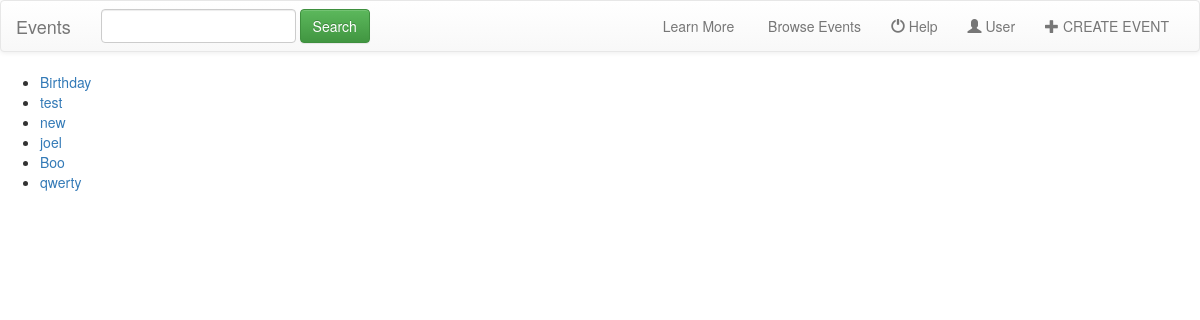
The app's page /, older data.
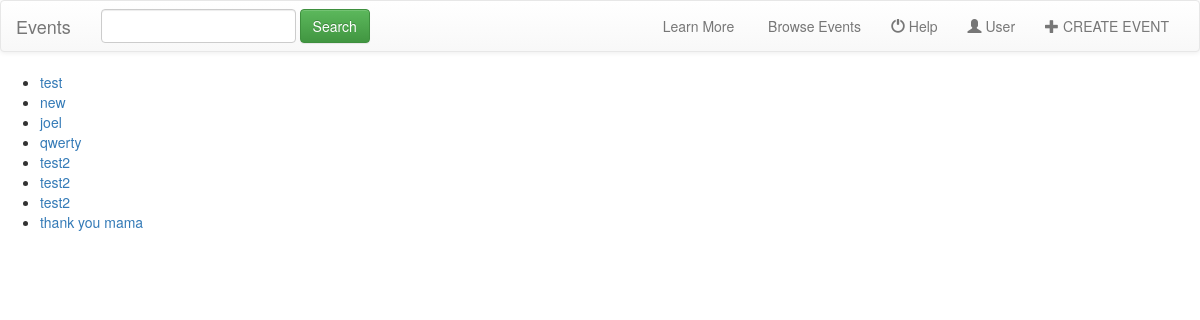
The same page, newer data.
### Event/models.py (models this page shows, shortened)
class Event(models.Model):
    Event_title = models.CharField(max_length=200)
    Location = models.CharField(max_length=100)
    time = models.CharField(max_length=40)
    Event_type = models.CharField(max_length=300)
    Event_topic = models.CharField(max_length=250)
    ticket_type = models.CharField(max_length=200, default=False)
    Event_image = models.FileField(null=False, blank=False)
    Event_detail = models.CharField(max_length=1000)
    Organizer_name = models.CharField(max_length=100,null=False)
    updated = models.DateTimeField(auto_now=True,auto_now_add=False)
    timestamp = models.DateTimeField(auto_now=False,auto_now_add=True)

### Event/views.py (the view)
# urls.py: url(r'^$', views.IndexView.as_view(), name='index'),
class IndexView(generic.ListView):
    template_name = 'Event/index.html'
    def get_queryset(self):
        return Event.objects.all()

### Event/templates/Event/index.html
{% extends 'Event/base.html' %}
{%  block content %}
<ul>
    {% for event in object_list %}
    <li><a href="{% url 'Event:detail' event.id %}"> {{ event.Event_title }}  </a> </li>
    {% endfor %}
</ul>
{% endblock %}

### Event/templates/Event/base.html (shortened to what this page needs)
<!DOCTYPE html>
<html lang="en">
<head>
    {% load static %}
    <link rel="stylesheet" href="{% static 'Event/css/bootstrap.css' %}">
    <link rel="stylesheet" href="{% static 'Event/css/bootstrap-theme.css' %}">
    <link rel="stylesheet" href="{% static 'Event/css/base.css' %}">
</head>
<body>
<nav class="navbar navbar-default">
<div class="container-fluid">
    <div class="navbar-header">
        <a href="#" class="navbar-brand">Events</a>
    </div>
<div class="collapse navbar-collapse" id="topNavBar">
    <form action="#" class="navbar-form navbar-left" role="search" method="get">
        <div class="form-group">
            <input type="text" class="form-control" name="q" value="">
        </div>
        <button type="submit" class="btn btn-success"> Search</button>
    </form>
    <ul class="nav navbar-nav navbar-right">
        <li class="">
            <a href="#">
                &nbsp;Learn More
            </a>
        </li>
        <li class="">
            <a href="#">
                &nbsp;Browse Events
            </a>
        </li>
        <li class="">
            <a href="#">
                <span class="glyphicon glyphicon-off" aria-hidden="true"></span>&nbsp;Help
            </a>
        </li>
        <li class="">
            <a href="#">
                <span class="glyphicon glyphicon-user" aria-hidden="true"></span>&nbsp;User
            </a>
        </li>
        <li class="">
            <a href="{% url 'Event:Event-add' %}">
                <span class="glyphicon glyphicon-plus" aria-hidden="true"></span>&nbsp;CREATE EVENT
            </a>
        </li>
    </ul>
</div>
</div>
</nav>
<body>
{% block content %}
{% endblock %}
</body>
</html>

Row changes from the older to the newer data that the page shows:
removed Event: Event_title "Birthday"
removed Event: Event_title "Boo"
added Event: Event_title "test2"
added Event: Event_title "test2"
added Event: Event_title "test2"
added Event: Event_title "thank you mama"
